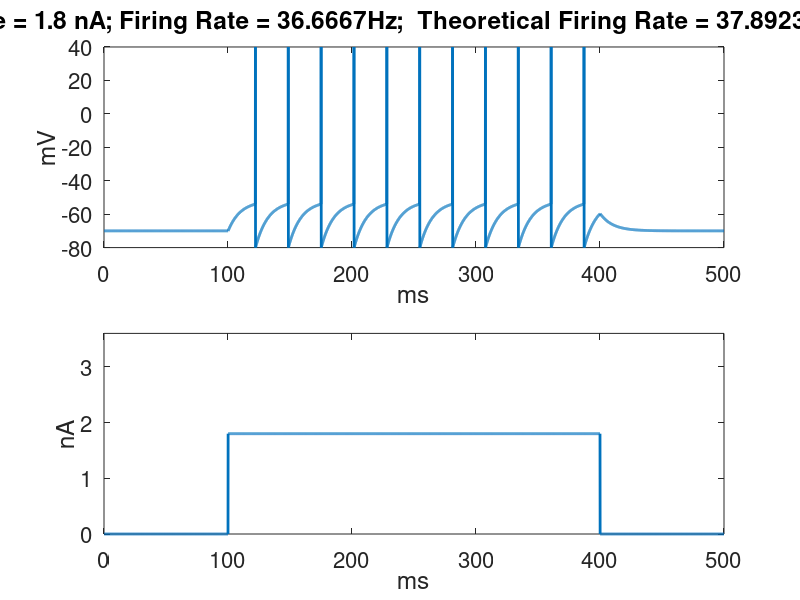

Here is the MATLAB script that generated this plot:
%%%%%%%%%%%%%%%%%%%%%%%%%%%%%%%%%%%%%%%%%% 
% Numerical integration of I&F neuron: 
%%%%%%%%%%%%%%%%%%%%%%%%%%%%%%%%%%%%%%%%%% 
dt = 0.1; % ms 
T_stim = 3000; % in units of dt 
tau_m = 10; % ms 
E = -70; % mV 
R_m = 10; % MOhm 
V_th = -54; % mV 
V_reset = -80; % mV 
%%%%%%%%%%%%%%%%%%%%% 
current = 1.8; %nA 
%%%%%%%%%%%%%%%%%%%% 
I_e = [zeros(1,1000) current*ones(1,T_stim) zeros(1,1000)]; % nA 
T = length(I_e); 
V = zeros(T,1); 
% Initial condition: 
V(1) = E; 
for t=1:length(I_e)-1 
if V(t) >= V_th % Spike 
V(t) = 40; 
V(t+1) = V_reset; 
else 
%%%%%%%%%%%%%%%%%%%%%%%%%%%%%%%%%%%%%%%%%%%%%%%%%%%%%% 
% METHOD 1: Numerical integration with Euler Method: 
%%%%%%%%%%%%%%%%%%%%%%%%%%%%%%%%%%%%%%%%%%%%%%%%%%%%%% 
%V(t+1) = V(t) + dt/tau_m*(E-V(t)+R_m*I_e(t)); 
%%%%%%%%%%%%%%%%%%%%%%%%%%%%%%%%%%%%%%%%%%%%%%%%%%%%%%%%%%%%%%%%% 
% METHOD 2: Numerical integration with equation derived in class: 
%%%%%%%%%%%%%%%%%%%%%%%%%%%%%%%%%%%%%%%%%%%%%%%%%%%%%%%%%%%%%%%%% 
V(t+1) = E + R_m*I_e(t) + (V(t)-E-R_m*I_e(t))*exp(-dt/tau_m); 
end 
end 
% Average frequency: 
avg_freq = length(find(V(1000:1000+T_stim)>=40))/(T_stim*dt)*1000; % Hz 
% Theoretical average frequency: 
th_avg_freq = 1000/(tau_m * (log((R_m*current + E - V_reset)/(R_m*current + E - V_th)))); % Hz 
%%%%%%%%%%%%% 
% Plot 
%%%%%%%%%%%%% 
subplot(2,1,1) 
plot([(1:length(I_e))*dt],V,'LineWidth',2); 
title(['Ie = ' num2str(current) ' nA; ' 'Firing Rate = ' num2str(avg_freq) 'Hz; ' ' Theoretical Firing Rate = ' num2str(th_avg_freq) ' Hz'],'FontSize',10); 
set(gca,'FontSize',16); 
xlabel('ms') 
ylabel('mV') 
subplot(2,1,2) 
plot([(1:length(I_e))*dt],I_e,'LineWidth',2); ylim([0 2*current]) 
set(gca,'FontSize',16); 
xlabel('ms') 
ylabel('nA') 
